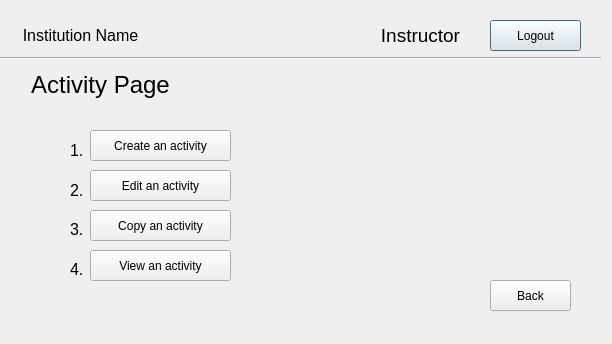
<?xml version="1.0" encoding="UTF-8"?>
<ui version="4.0">
 <class>ManageActivity</class>
 <widget class="QDialog" name="ManageActivity">
  <property name="geometry">
   <rect>
    <x>0</x>
    <y>0</y>
    <width>612</width>
    <height>344</height>
   </rect>
  </property>
  <property name="windowTitle">
   <string>Dialog</string>
  </property>
  <widget class="QPushButton" name="logout">
   <property name="geometry">
    <rect>
     <x>490</x>
     <y>20</y>
     <width>91</width>
     <height>31</height>
    </rect>
   </property>
   <property name="text">
    <string>Logout</string>
   </property>
  </widget>
  <widget class="QPushButton" name="CreateActButton">
   <property name="geometry">
    <rect>
     <x>90</x>
     <y>130</y>
     <width>141</width>
     <height>31</height>
    </rect>
   </property>
   <property name="text">
    <string>Create an activity</string>
   </property>
  </widget>
  <widget class="QLabel" name="label_5">
   <property name="geometry">
    <rect>
     <x>70</x>
     <y>260</y>
     <width>21</width>
     <height>16</height>
    </rect>
   </property>
   <property name="text">
    <string>&lt;html&gt;&lt;head/&gt;&lt;body&gt;&lt;p&gt;&lt;span style=&quot; font-size:12pt;&quot;&gt;4.&lt;/span&gt;&lt;/p&gt;&lt;/body&gt;&lt;/html&gt;</string>
   </property>
  </widget>
  <widget class="QLabel" name="label_7">
   <property name="geometry">
    <rect>
     <x>0</x>
     <y>20</y>
     <width>161</width>
     <height>31</height>
    </rect>
   </property>
   <property name="text">
    <string>&lt;html&gt;&lt;head/&gt;&lt;body&gt;&lt;p align=&quot;center&quot;&gt;&lt;span style=&quot; font-size:12pt;&quot;&gt;Institution Name&lt;/span&gt;&lt;/p&gt;&lt;/body&gt;&lt;/html&gt;</string>
   </property>
  </widget>
  <widget class="QPushButton" name="pushButton_edit">
   <property name="geometry">
    <rect>
     <x>90</x>
     <y>170</y>
     <width>141</width>
     <height>31</height>
    </rect>
   </property>
   <property name="text">
    <string>Edit an activity</string>
   </property>
  </widget>
  <widget class="QLabel" name="label">
   <property name="geometry">
    <rect>
     <x>20</x>
     <y>70</y>
     <width>161</width>
     <height>31</height>
    </rect>
   </property>
   <property name="text">
    <string>&lt;html&gt;&lt;head/&gt;&lt;body&gt;&lt;p align=&quot;center&quot;&gt;&lt;span style=&quot; font-size:18pt;&quot;&gt;Activity Page&lt;/span&gt;&lt;/p&gt;&lt;/body&gt;&lt;/html&gt;</string>
   </property>
  </widget>
  <widget class="QPushButton" name="pushButton_2">
   <property name="geometry">
    <rect>
     <x>90</x>
     <y>250</y>
     <width>141</width>
     <height>31</height>
    </rect>
   </property>
   <property name="text">
    <string>View an activity</string>
   </property>
  </widget>
  <widget class="QLabel" name="label_2">
   <property name="geometry">
    <rect>
     <x>70</x>
     <y>140</y>
     <width>21</width>
     <height>21</height>
    </rect>
   </property>
   <property name="text">
    <string>&lt;html&gt;&lt;head/&gt;&lt;body&gt;&lt;p&gt;&lt;span style=&quot; font-size:12pt;&quot;&gt;1.&lt;/span&gt;&lt;/p&gt;&lt;/body&gt;&lt;/html&gt;</string>
   </property>
  </widget>
  <widget class="QPushButton" name="pushButton_5">
   <property name="geometry">
    <rect>
     <x>490</x>
     <y>280</y>
     <width>81</width>
     <height>31</height>
    </rect>
   </property>
   <property name="text">
    <string>Back</string>
   </property>
  </widget>
  <widget class="QLabel" name="label_3">
   <property name="geometry">
    <rect>
     <x>70</x>
     <y>180</y>
     <width>46</width>
     <height>21</height>
    </rect>
   </property>
   <property name="text">
    <string>&lt;html&gt;&lt;head/&gt;&lt;body&gt;&lt;p&gt;&lt;span style=&quot; font-size:12pt;&quot;&gt;2.&lt;/span&gt;&lt;/p&gt;&lt;/body&gt;&lt;/html&gt;</string>
   </property>
  </widget>
  <widget class="QLabel" name="label_6">
   <property name="geometry">
    <rect>
     <x>340</x>
     <y>20</y>
     <width>161</width>
     <height>31</height>
    </rect>
   </property>
   <property name="text">
    <string>&lt;html&gt;&lt;head/&gt;&lt;body&gt;&lt;p align=&quot;center&quot;&gt;&lt;span style=&quot; font-size:14pt;&quot;&gt;Instructor&lt;/span&gt;&lt;/p&gt;&lt;/body&gt;&lt;/html&gt;</string>
   </property>
  </widget>
  <widget class="QLabel" name="label_4">
   <property name="geometry">
    <rect>
     <x>70</x>
     <y>220</y>
     <width>21</width>
     <height>16</height>
    </rect>
   </property>
   <property name="text">
    <string>&lt;html&gt;&lt;head/&gt;&lt;body&gt;&lt;p&gt;&lt;span style=&quot; font-size:12pt;&quot;&gt;3.&lt;/span&gt;&lt;/p&gt;&lt;/body&gt;&lt;/html&gt;</string>
   </property>
  </widget>
  <widget class="QPushButton" name="pushButton_3">
   <property name="geometry">
    <rect>
     <x>90</x>
     <y>210</y>
     <width>141</width>
     <height>31</height>
    </rect>
   </property>
   <property name="text">
    <string>Copy an activity</string>
   </property>
  </widget>
  <widget class="Line" name="line">
   <property name="geometry">
    <rect>
     <x>-10</x>
     <y>50</y>
     <width>611</width>
     <height>16</height>
    </rect>
   </property>
   <property name="orientation">
    <enum>Qt::Horizontal</enum>
   </property>
  </widget>
 </widget>
 <resources/>
 <connections/>
</ui>
